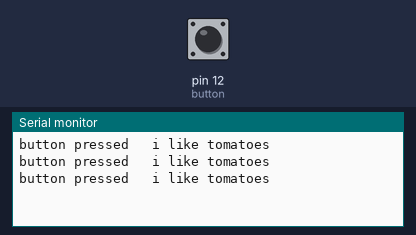
A sketch run on a simulated Arduino Uno, built with avr-gcc and run on an emulated ATmega328P. Shown: the last lines printed to the serial monitor. The test bench sets the inputs (shaded band); at power-on: pin 12 (button) LOW.

Above: at 2.8 s.
2.9 s: pin 12 (button) pulled HIGH for 1.2 s
At 3.4 s:
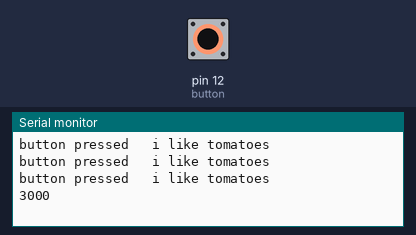
5.6 s: pin 12 (button) pulled HIGH for 1.2 s
At 6.8 s:
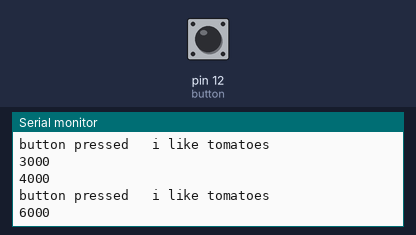
8.3 s: pin 12 (button) pulled HIGH for 3.2 s
At 9.8 s:
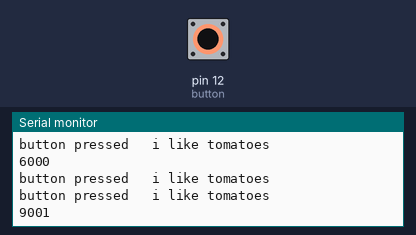
Timing chart, 0 to 11.3 s (numbered marks = the images above; inputs shaded):
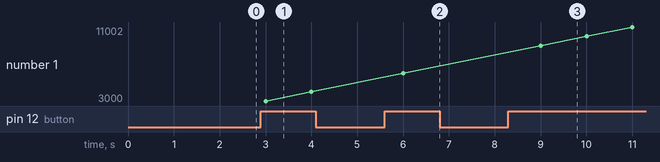

Measured:
- after the input at 2.9 s, the serial monitor: prints a new line after 0.10 s (image 1)
- after the input at 5.6 s, the serial monitor: prints a new line after 0.40 s (image 2)
- after the input at 8.3 s, the serial monitor: prints a new line after 0.70 s (image 3)
- plotted number 1: 4000 → 6000 after the input at 5.6 s, 6000 → 11002 after the input at 8.3 s

The sketch:

_140505_TimeThing.ino
```cpp
/*
code objective:
 print out amount of time that has elapsed since
 program started running, and pause output when holding down a button
*/
//switch off, 5V in; switch on, pull to ground

//global var space
int button = 12; //button to pause displaying counter
int state=HIGH;


//setup
void setup() {
Serial.begin(9600);


}//setup


void loop(){
//first, read in value of button
state=digitalRead(button);

//next, do something about it.
  if(state==HIGH){
    Serial.println(millis());
	delay(1000);
  }//if pressed

  else if(state == LOW){
	Serial.print("button pressed");
	Serial.println("   i like tomatoes");
	delay(1000);
  } //else-if not pressed


}//loop
```
